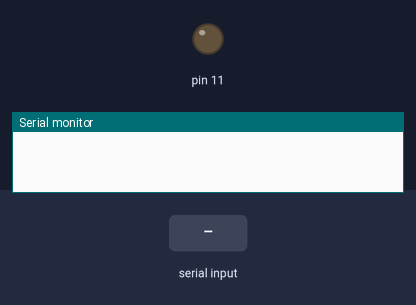
This sketch was run on a simulated Arduino Uno, built with avr-gcc and run on an emulated ATmega328P. Parts: output pins drawn as LEDs (lit = HIGH), the last lines printed to the serial monitor. The inputs (shaded band) are chosen by the test bench.

Above: at 1.2 s.
1.3 s: "1" received over Serial
At 2.2 s:
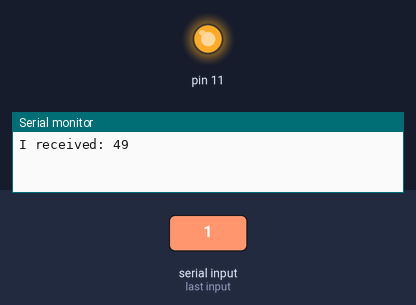
Timing chart, 0 to 4.3 s (numbered marks = the images above; inputs shaded):
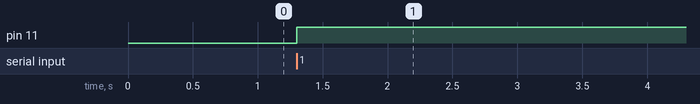

The sketch:

fire.ino
```cpp
// C++ code
//
int incomingByte = 0;
bool run = false;// for incoming serial data
void setup()
{
  pinMode(11, OUTPUT);
  Serial.begin(9600);
  Serial.setTimeout(1);
}

void loop()
{
   if (Serial.available() > 0) {
    // read the incoming byte:
    incomingByte = Serial.read();
     if (incomingByte==49){
     	run = true;
     } else {
     	run=false;
     }
    // say what you got:
    Serial.print("I received: ");
    Serial.println(incomingByte, DEC);
  }
  if (run){
  	digitalWrite(11,HIGH);
    delay(10000);
  }
}
```

Measured:
- after the input at 1.3 s, pin 11: LOW → HIGH at once
